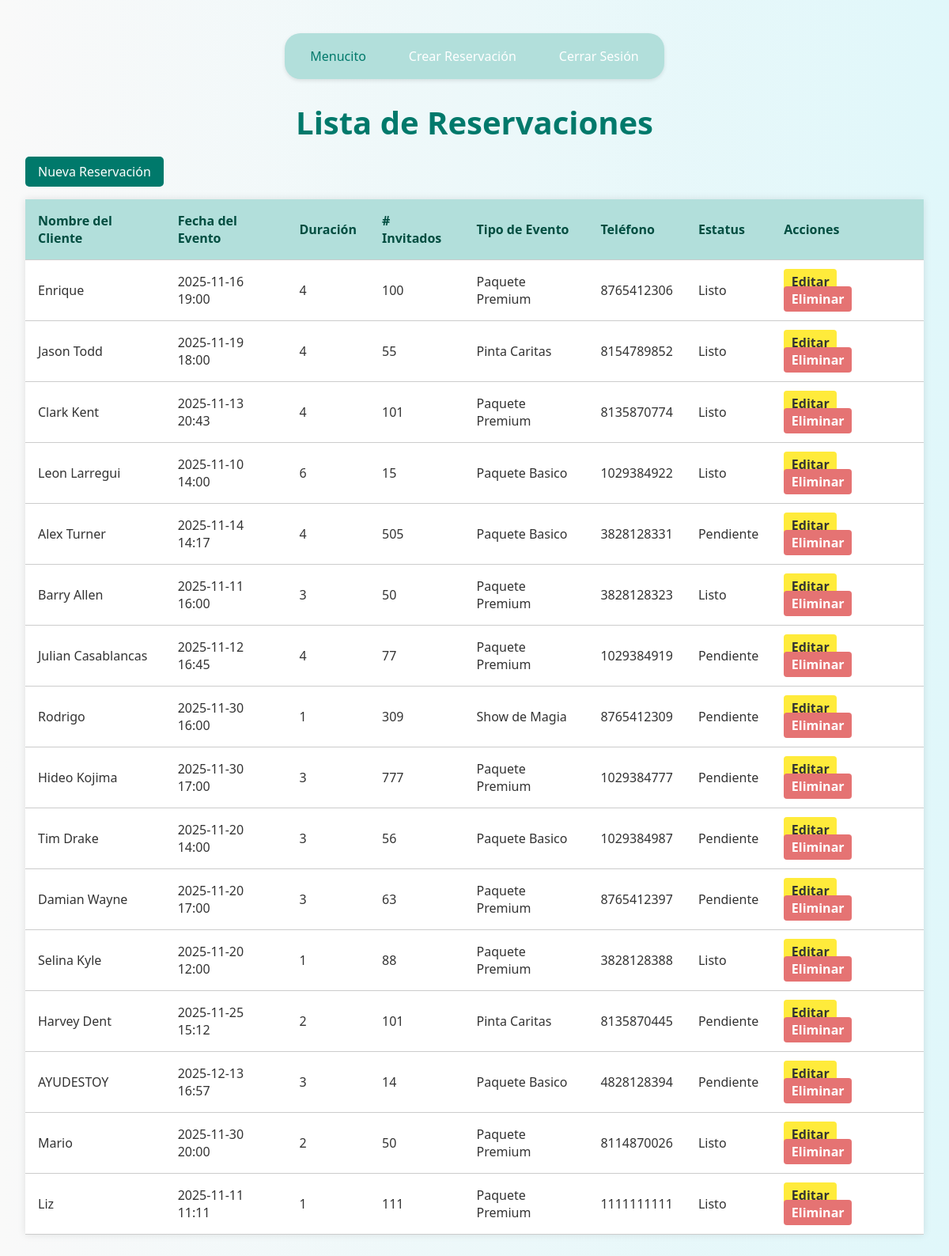
The app's page /listar/ (signed in), older data.
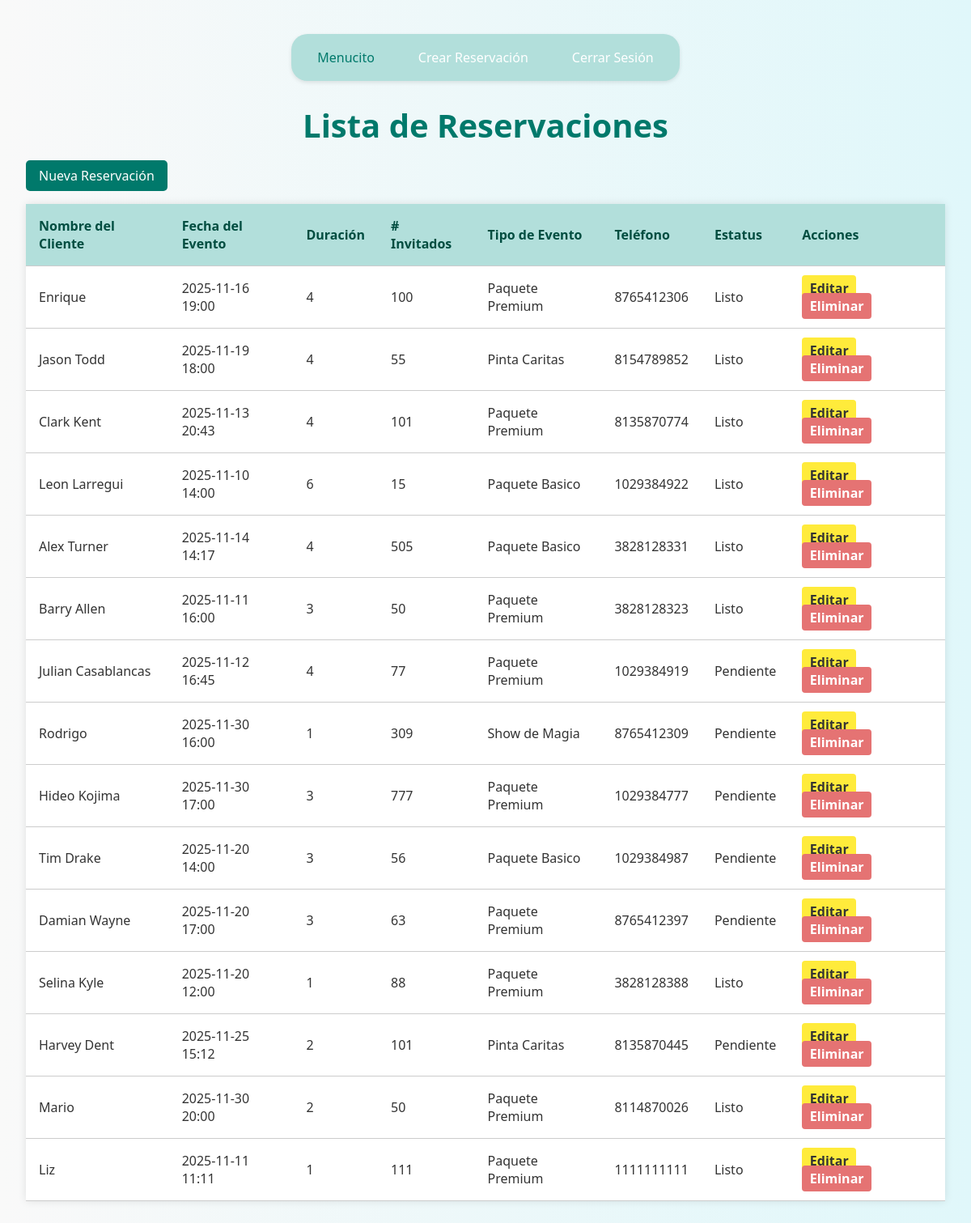
The same page, newer data.
### app/models.py (models this page shows, shortened)
class RESERVACION(models.Model):
    nombre_cliente = models.CharField(max_length=100)
    fecha_evento = models.DateTimeField()
    duracion_horas = models.IntegerField(default=4)
    num_invitados = models.IntegerField()
    tipo_evento = models.CharField(max_length=50)
    telefono_contacto = models.CharField(max_length=15)
    estatus = models.CharField(max_length=20, default='Pendiente')
    @property
    def estatus_actualizado(self):
        if self.fecha_evento < timezone.now():
            return "Listo"
        return self.estatus

### app/views.py (the view)
# urls.py: path('listar/', views.listar_reservaciones, name='listar'),
@login_required
@user_passes_test(is_admin)
def listar_reservaciones(request):
    reservaciones = RESERVACION.objects.all()
    return render(request, 'listar.html', {'reservaciones': reservaciones})

### app/views.py (called while the page is built)
def is_admin(user):
    return user.is_superuser

### app/templates/listar.html (shortened to what this page needs)
{% load static %}
<!DOCTYPE html>
<html lang="es" translate="no">
<head>
    <link rel="stylesheet" href="{% static 'css/stylelistar.css' %}">
</head>
<body>
    {% include 'menu.html' %}
    <h1>Lista de Reservaciones</h1>
    <a class="boton-nuevo" href="{% url 'crear' %}">Nueva Reservación</a>
    <table class="tabla-productos">
        <thead>
            <tr>
                <th>Nombre del Cliente</th>
                <th>Fecha del Evento</th>
                <th>Duración</th>
                <th># Invitados</th>
                <th>Tipo de Evento</th>
                <th>Teléfono</th>
                <th>Estatus</th>
                <th>Acciones</th>
            </tr>
        </thead>
        <tbody>
            {% for reservacion in reservaciones %}
            <tr>
                <td>{{ reservacion.nombre_cliente }}</td>
                <td>{{ reservacion.fecha_evento|date:"Y-m-d H:i" }}</td>
                <td>{{ reservacion.duracion_horas }}</td>
                <td>{{ reservacion.num_invitados }}</td>
                <td>{{ reservacion.tipo_evento }}</td>
                <td>{{ reservacion.telefono_contacto }}</td>
                <td>{{ reservacion.estatus_actualizado }}</td>
                <td>
                    <a class="boton-editar" href="{% url 'editar' reservacion.id %}">Editar</a>
                    <a class="boton-eliminar" href="{% url 'eliminar' reservacion.id %}" onclick="return confirmarEliminacion(event)">Eliminar</a>
                </td>
            </tr>
            {% empty %}
            <tr>
                <td colspan="7" class="text-center text-muted">No hay reservaciones registradas.</td>
            </tr>
            {% endfor %}
        </tbody>
    </table>
</body>
</html>

Row changes from the older to the newer data that the page shows:
removed RESERVACION: nombre_cliente "AYUDESTOY", fecha_evento "2025-12-13 16:57", duracion_horas "3", num_invitados "14", tipo_evento "Paquete Basico", telefono_contacto "4828128394", estatus_actualizado "Pendiente"
changed RESERVACION "Alex Turner": estatus_actualizado "Pendiente" → "Listo"
